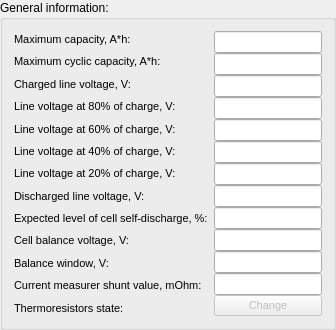
    <widget class="QGroupBox" name="groupBox_18">
     <property name="font">
      <font>
       <pointsize>9</pointsize>
      </font>
     </property>
     <property name="title">
      <string>General information:</string>
     </property>
     <layout class="QHBoxLayout" name="horizontalLayout_13">
      <item>
       <layout class="QVBoxLayout" name="verticalLayout_17">
        <item>
         <widget class="QLabel" name="label">
          <property name="font">
           <font>
            <pointsize>8</pointsize>
           </font>
          </property>
          <property name="text">
           <string>Maximum capacity, A*h:</string>
          </property>
         </widget>
        </item>
        <item>
         <widget class="QLabel" name="label_3">
          <property name="font">
           <font>
            <pointsize>8</pointsize>
           </font>
          </property>
          <property name="text">
           <string>Maximum cyclic capacity, A*h:</string>
          </property>
         </widget>
        </item>
        <item>
         <widget class="QLabel" name="label_5">
          <property name="font">
           <font>
            <pointsize>8</pointsize>
           </font>
          </property>
          <property name="text">
           <string>Charged line voltage, V:</string>
          </property>
         </widget>
        </item>
        <item>
         <widget class="QLabel" name="label_9">
          <property name="font">
           <font>
            <pointsize>8</pointsize>
           </font>
          </property>
          <property name="text">
           <string>Line voltage at 80% of charge, V:</string>
          </property>
         </widget>
        </item>
        <item>
         <widget class="QLabel" name="label_10">
          <property name="font">
           <font>
            <pointsize>8</pointsize>
           </font>
          </property>
          <property name="text">
           <string>Line voltage at 60% of charge, V:</string>
          </property>
         </widget>
        </item>
        <item>
         <widget class="QLabel" name="label_11">
          <property name="font">
           <font>
            <pointsize>8</pointsize>
           </font>
          </property>
          <property name="text">
           <string>Line voltage at 40% of charge, V:</string>
          </property>
         </widget>
        </item>
        <item>
         <widget class="QLabel" name="label_12">
          <property name="font">
           <font>
            <pointsize>8</pointsize>
           </font>
          </property>
          <property name="text">
           <string>Line voltage at 20% of charge, V:</string>
          </property>
         </widget>
        </item>
        <item>
         <widget class="QLabel" name="label_6">
          <property name="font">
           <font>
            <pointsize>8</pointsize>
           </font>
          </property>
          <property name="text">
           <string>Discharged line voltage, V:</string>
          </property>
         </widget>
        </item>
        <item>
         <widget class="QLabel" name="label_17">
          <property name="font">
           <font>
            <pointsize>8</pointsize>
           </font>
          </property>
          <property name="text">
           <string>Expected level of cell self-discharge, %:</string>
          </property>
         </widget>
        </item>
        <item>
         <widget class="QLabel" name="label_57">
          <property name="font">
           <font>
            <pointsize>8</pointsize>
           </font>
          </property>
          <property name="text">
           <string>Cell balance voltage, V:</string>
          </property>
         </widget>
        </item>
        <item>
         <widget class="QLabel" name="label_58">
          <property name="font">
           <font>
            <pointsize>8</pointsize>
           </font>
          </property>
          <property name="text">
           <string>Balance window, V:</string>
          </property>
         </widget>
        </item>
        <item>
         <widget class="QLabel" name="label_61">
          <property name="font">
           <font>
            <pointsize>8</pointsize>
           </font>
          </property>
          <property name="text">
           <string>Current measurer shunt value, mOhm: </string>
          </property>
         </widget>
        </item>
        <item>
         <layout class="QHBoxLayout" name="horizontalLayout_10">
          <item>
           <widget class="QLabel" name="label_62">
            <property name="font">
             <font>
              <pointsize>8</pointsize>
             </font>
            </property>
            <property name="text">
             <string>Thermoresistors state:</string>
            </property>
           </widget>
          </item>
          <item>
           <widget class="QLabel" name="thermStateLabel">
            <property name="font">
             <font>
              <pointsize>8</pointsize>
             </font>
            </property>
            <property name="text">
             <string/>
            </property>
           </widget>
          </item>
         </layout>
        </item>
       </layout>
      </item>
      <item>
       <layout class="QVBoxLayout" name="verticalLayout_34">
        <property name="spacing">
         <number>0</number>
        </property>
        <item>
         <widget class="QLineEdit" name="lineEdit_0x10">
          <property name="font">
           <font>
            <pointsize>8</pointsize>
           </font>
          </property>
         </widget>
        </item>
        <item>
         <widget class="QLineEdit" name="lineEdit_0x11">
          <property name="font">
           <font>
            <pointsize>8</pointsize>
           </font>
          </property>
         </widget>
        </item>
        <item>
         <widget class="QLineEdit" name="lineEdit_0x12">
          <property name="font">
           <font>
            <pointsize>8</pointsize>
           </font>
          </property>
         </widget>
        </item>
        <item>
         <widget class="QLineEdit" name="lineEdit_0x32">
          <property name="font">
           <font>
            <pointsize>8</pointsize>
           </font>
          </property>
         </widget>
        </item>
        <item>
         <widget class="QLineEdit" name="lineEdit_0x33">
          <property name="font">
           <font>
            <pointsize>8</pointsize>
           </font>
          </property>
         </widget>
        </item>
        <item>
         <widget class="QLineEdit" name="lineEdit_0x34">
          <property name="font">
           <font>
            <pointsize>8</pointsize>
           </font>
          </property>
         </widget>
        </item>
        <item>
         <widget class="QLineEdit" name="lineEdit_0x35">
          <property name="font">
           <font>
            <pointsize>8</pointsize>
           </font>
          </property>
         </widget>
        </item>
        <item>
         <widget class="QLineEdit" name="lineEdit_0x13">
          <property name="font">
           <font>
            <pointsize>8</pointsize>
           </font>
          </property>
         </widget>
        </item>
        <item>
         <widget class="QLineEdit" name="lineEdit_0x14">
          <property name="font">
           <font>
            <pointsize>8</pointsize>
           </font>
          </property>
         </widget>
        </item>
        <item>
         <widget class="QLineEdit" name="lineEdit_0x2a">
          <property name="font">
           <font>
            <pointsize>8</pointsize>
           </font>
          </property>
         </widget>
        </item>
        <item>
         <widget class="QLineEdit" name="lineEdit_0x2b">
          <property name="font">
           <font>
            <pointsize>8</pointsize>
           </font>
          </property>
         </widget>
        </item>
        <item>
         <widget class="QLineEdit" name="lineEdit_0x2c">
          <property name="font">
           <font>
            <pointsize>8</pointsize>
           </font>
          </property>
         </widget>
        </item>
        <item>
         <widget class="QPushButton" name="changeThermStateButton">
          <property name="enabled">
           <bool>false</bool>
          </property>
          <property name="font">
           <font>
            <pointsize>8</pointsize>
           </font>
          </property>
          <property name="text">
           <string>Change</string>
          </property>
         </widget>
        </item>
       </layout>
      </item>
     </layout>
    </widget>
